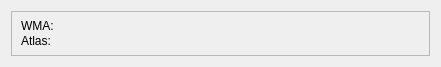
<?xml version="1.0" encoding="UTF-8"?>
<ui version="4.0">
 <class>AnatomcalTractParcellation</class>
 <widget class="qMRMLWidget" name="AnatomcalTractParcellation">
  <property name="geometry">
   <rect>
    <x>0</x>
    <y>0</y>
    <width>441</width>
    <height>67</height>
   </rect>
  </property>
  <layout class="QVBoxLayout" name="verticalLayout">
   <item>
    <widget class="QFrame" name="frame">
     <property name="minimumSize">
      <size>
       <width>0</width>
       <height>30</height>
      </size>
     </property>
     <property name="frameShape">
      <enum>QFrame::StyledPanel</enum>
     </property>
     <property name="frameShadow">
      <enum>QFrame::Raised</enum>
     </property>
     <layout class="QFormLayout" name="formLayout">
      <item row="0" column="0">
       <widget class="QLabel" name="label_7">
        <property name="text">
         <string>WMA:   </string>
        </property>
       </widget>
      </item>
      <item row="0" column="1">
       <widget class="QLabel" name="wmaInstallationInfo">
        <property name="text">
         <string/>
        </property>
       </widget>
      </item>
      <item row="1" column="0">
       <widget class="QLabel" name="label_8">
        <property name="text">
         <string>Atlas:   </string>
        </property>
       </widget>
      </item>
      <item row="1" column="1">
       <widget class="QLabel" name="atlasDownloadInfo">
        <property name="text">
         <string/>
        </property>
       </widget>
      </item>
     </layout>
    </widget>
   </item>
  </layout>
 </widget>
 <customwidgets>
  <customwidget>
   <class>qMRMLWidget</class>
   <extends>QWidget</extends>
   <header>qMRMLWidget.h</header>
   <container>1</container>
  </customwidget>
 </customwidgets>
 <resources/>
 <connections/>
</ui>
